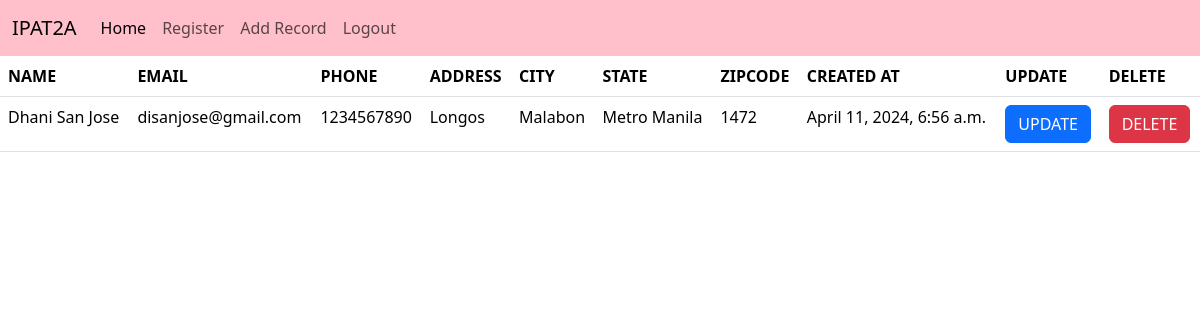
Page / (signed in) on the earlier database version.
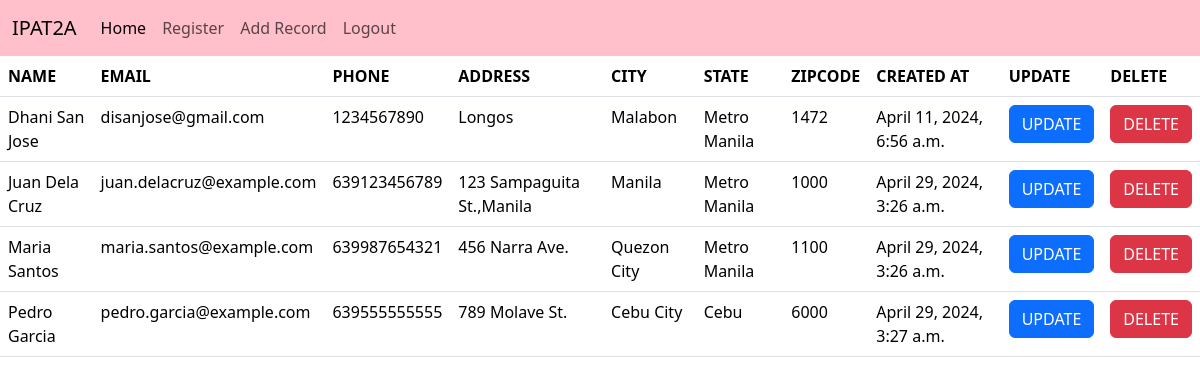
Same page on the later database version.
### dcrm/models.py (models this page shows, shortened)
class Record(models.Model):
    created_at = models.DateTimeField(auto_now_add=True)
    first_name = models.CharField(max_length=50)
    last_name =  models.CharField(max_length=50)
    email =  models.CharField(max_length=100)
    phone = models.CharField(max_length=15)
    address =  models.CharField(max_length=100)
    city =  models.CharField(max_length=50)
    state =  models.CharField(max_length=50)
    zipcode =  models.CharField(max_length=20)

### dcrm/views.py (the view, shortened to what this page needs)
# urls.py: path('', views.home, name='home'),
def home(request):
    records = Record.objects.all()
    return render(request, 'home.html', {'records':records})

### dcrm/templates/home.html (shortened to what this page needs)
{% extends 'base.html' %}
{% block content %}
{% if user.is_authenticated %}
<table class="table">
    <thead>
        <tr>
        <th>NAME</th>
        <th>EMAIL</th>
        <th>PHONE</th>
        <th>ADDRESS</th>
        <th>CITY</th>
        <th>STATE</th>
        <th>ZIPCODE</th>
        <th>CREATED AT</th>
        <th>UPDATE</th>
        <th>DELETE</th>
    </tr>
    </thead>
<tbody>
    {% if records %}
        {% for record in records %}
            <tr>
                <td>{{ record.first_name }} {{record.last_name}}</td>
                <td>{{ record.email }}</td>
                <td>{{ record.phone }}</td>
                <td>{{ record.address }}</td>
                <td>{{ record.city }}</td>
                <td>{{ record.state }}</td>
                <td>{{ record.zipcode }}</td>
                <td>{{ record.created_at }}</td>
                <td><a href="{% url 'update_record' record.id %}"><button class="btn btn-primary" value="{{ record.id }}">UPDATE</button></a></td>
                <td>
                        <button type="button" class="btn btn-danger" data-bs-toggle="modal" data-bs-target="#staticBackdrop">
                            DELETE
                            </button>
                </td>
            </tr>
        {% endfor %}
    {% endif %}
</tbody>
</table>
{% endif %}
{% endblock %}

Differences in the rows shown:
added Record: first_name "Juan", last_name "Dela Cruz", email "juan.delacruz@example.com", phone "639123456789", address "123 Sampaguita St.,Manila", city "Manila", state "Metro Manila", zipcode "1000", created_at "April 29, 2024, 3:26 a.m.", {{ record.id }} 2 (drawn)
added Record: first_name "Maria", last_name "Santos", email "maria.santos@example.com", phone "639987654321", address "456 Narra Ave.", city "Quezon City", state "Metro Manila", zipcode "1100", created_at "April 29, 2024, 3:26 a.m.", {{ record.id }} 3 (drawn)
added Record: first_name "Pedro", last_name "Garcia", email "pedro.garcia@example.com", phone "639555555555", address "789 Molave St.", city "Cebu City", state "Cebu", zipcode "6000", created_at "April 29, 2024, 3:27 a.m.", {{ record.id }} 4 (drawn)
